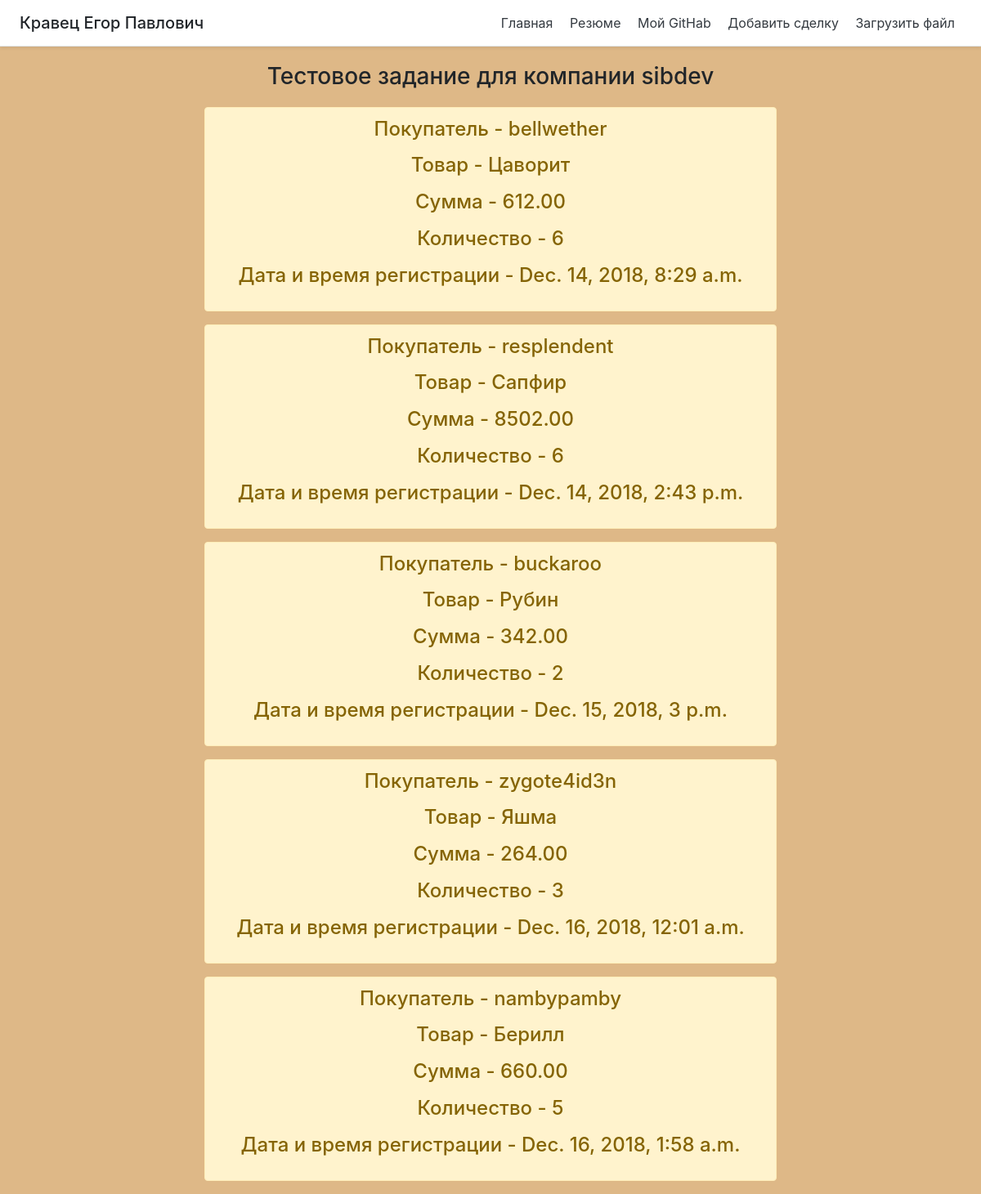
The page / on the database its author committed.
### main_test/models.py (models this page shows, shortened)
class Deal(models.Model):
    customer = models.CharField(verbose_name='Наименование товара', max_length=70)
    item = models.CharField(verbose_name='Наименование товара', max_length=70)
    total = models.DecimalField(verbose_name='Сумма сделки', max_digits=10, decimal_places=2)
    quantity = models.IntegerField(verbose_name='Колличество товара, шт')
    date = models.DateTimeField(verbose_name='Дата и время регистрации сделки')
    class Meta:
        verbose_name = 'Сделка'
        verbose_name_plural = 'Сделки'

### main_test/views.py (the view)
# urls.py: path('', views.index, name='general'),
def index(request):
    deals = Deal.objects.all()
    return render(request, 'main/index.html', {'title': 'Тестовое задание', 'deal': deals})

### main_test/templates/main/index.html (shortened to what this page needs)
{% extends 'main/base.html' %}
{% block content %}
Тестовое задание для компании sibdev
{% endblock %}
{% block bd %}
        {% if deal %}
            {% for el in deal %}
                <div class="alert alert-warning mt-2" style="size: 10; margin-left: 250px; margin-right: 250px; margin-top: 30px;">
                    <p>Покупатель - {{ el.customer }}</p>
                    <p>Товар - {{ el.item }}</p>
                    <p>Сумма - {{ el.total }}</p>
                    <p>Количество - {{ el.quantity }}</p>
                    <p>Дата и время регистрации - {{ el.date }}</p>
                </div>
            {% endfor %}
        {% else %}
            <p> Нет записей </p>
        {% endif %}
{% endblock %}

### main_test/templates/main/base.html (shortened to what this page needs)
<!doctype html>
<html lang="ru">
<head>
    <link rel="stylesheet" href="https://stackpath.bootstrapcdn.com/bootstrap/4.5.2/css/bootstrap.min.css">
</head>
<body style="background-color: RGB(222, 184, 135)">
    <div>
        <header class="d-flex flex-column flex-md-row align-items-center p-3 px-md-4 mb-3 bg-white border-bottom shadow-sm">
            <p class="h5 my-0 me-md-auto fw-normal" style="margin-right: auto!important;">
                <font style="vertical-align: inherit;">
                    <font style="vertical-align: inherit;">Кравец Егор Павлович</font>
                </font>
            </p>
            <nav class="my-2 my-md-0 me-md-3">
                <a class="p-2 text-dark" href="{% url 'general' %}">
                    <font style="vertical-align: inherit;">
                        <font style="vertical-align: inherit;">Главная</font>
                    </font>
                 </a>
                <a class="p-2 text-dark" target='_blank' href="https://izhevsk.hh.ru/resume/1dc9574fff0870c5a10039ed1f644d4c396a30">
                    <font style="vertical-align: inherit;"><font style="vertical-align: inherit;">Резюме</font>
                    </font>
                </a>
                <a class="p-2 text-dark" target='_blank' href="https://github.com/EPkravec">
                    <font style="vertical-align: inherit;"><font style="vertical-align: inherit;">Мой GitHab </font>
                    </font>
                </a>
                <a class="p-2 text-dark" href="{% url 'deal' %}">
                    <font style="vertical-align: inherit;"><font style="vertical-align: inherit;">Добавить сделку</font>
                    </font>
                </a>
                <a class="p-2 text-dark" href="{% url 'deal_load_csv' %}">
                    <font style="vertical-align: inherit;"><font style="vertical-align: inherit;">Загрузить файл</font>
                    </font>
                </a>
            </nav>
        </header>
        <div  align="center">
            <h3 style="margin-top: 20px">{% block content %}{% endblock %}</h3>
        </div>
        <div  align="center">
            <h4 style="margin-top: 20px">{% block bd %}{% endblock %}</h4>
        </div>
    </div>
</body>
</html>

### rows shown on the page
Deal: customer "bellwether", item "Цаворит", total "612.00", quantity "6", date "Dec. 14, 2018, 8:29 a.m."
Deal: customer "resplendent", item "Сапфир", total "8502.00", quantity "6", date "Dec. 14, 2018, 2:43 p.m."
Deal: customer "buckaroo", item "Рубин", total "342.00", quantity "2", date "Dec. 15, 2018, 3 p.m."
Deal: customer "zygote4id3n", item "Яшма", total "264.00", quantity "3", date "Dec. 16, 2018, 12:01 a.m."
Deal: customer "nambypamby", item "Берилл", total "660.00", quantity "5", date "Dec. 16, 2018, 1:58 a.m."
